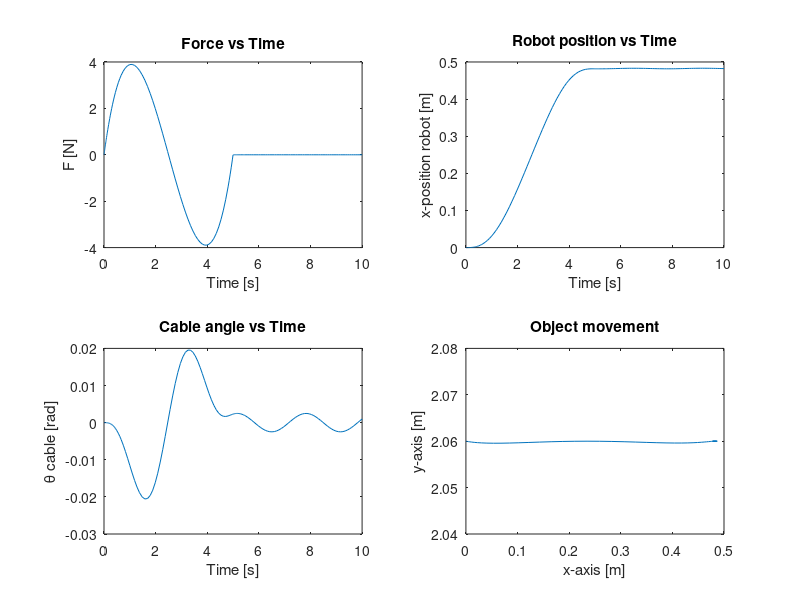
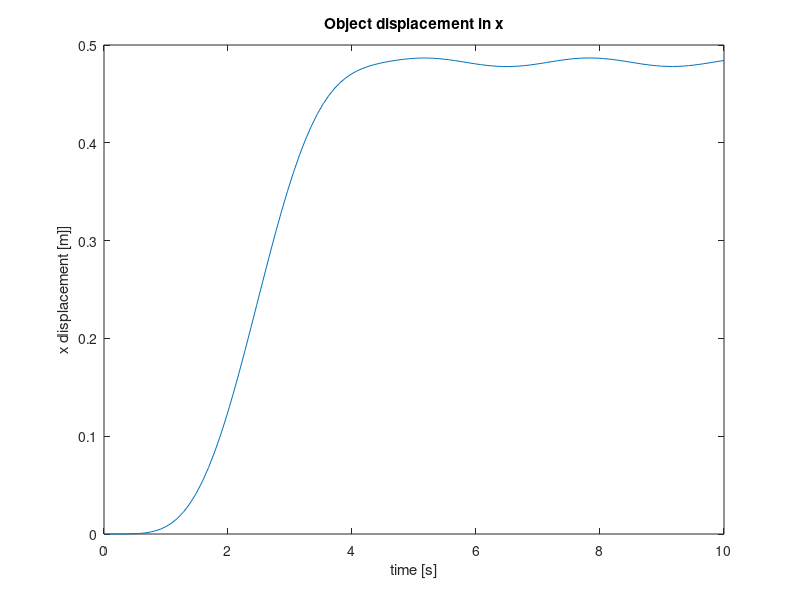
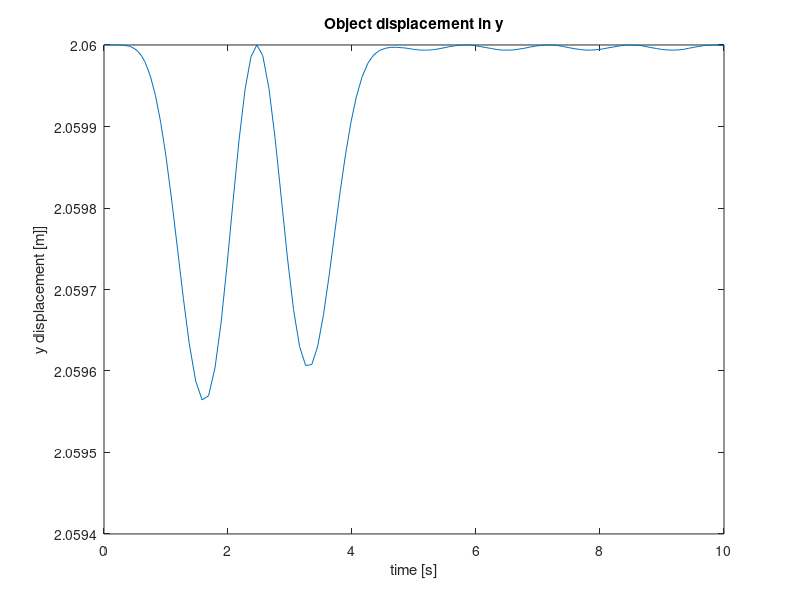

These charts were generated, in order, by the following MATLAB code:
clear all
close all
% Define your constants
m = 30; % robot mass
M = 5; % object mass
l = 2.06; % cable length
g = 9.81; % gravitational acceleration
omega = sqrt(g/l); %natural frequency
T = 2*pi/omega; %swing period
t_swing = T/2; %swing time
h = 0.24; %crate height
B = 0.3; %crate width
d = 0.4; %crate depth


R = sqrt(B^2/4 + h^2);
alpha = atan2(B,2*h);


% Initial conditions
initial_x = 0; % initial position
initial_vx = 0; % initial velocity in the x-direction
%initial_theta = -1.32; % initial angle
initial_theta = 0;
initial_vtheta = 0; % initial angular velocity
y0 = [initial_x; initial_vx; initial_theta; initial_vtheta];

t_loop = 5;

% Horizontal movement of robot
time = t_loop; 
L12 = 0.5; 
theta1 = -atan2(2,L12);
Lkantel = B/2 + R*cos(alpha+abs(theta1));
Ltot = (L12+Lkantel);

% Verhouding waarde 
ratio = Ltot/(time)^2;






% The force is defined by F = ma where a can be found from the motion law.
% s(tau) = 6tau^5 - 15tau^4 + 10tau^3
%s'(tau)= 30tau^4 - 60tau^3 + 30tau^2
%s''(tau) = 120tau^3 - 180tau^2 + 60tau
%d^2S/dt^2 = (Ltot/time^2)*s''(t/time)

%F_t = @(t) m*Ltot/(time^2) *(120*(t/time).^3 - 180*(t/time).^2 + 60*(t/time));

%Force= piecewise function
F_t = @(t) (t <= time) .* (m*Ltot./(time^2) .* (120*(t/time).^3 - 180*(t/time).^2 + 60*(t/time)));


% Define your functions f and g
f = @(x, theta, vx, vtheta, t) (F_t(t) + M * l * vtheta^2 * sin(theta) + M * g * sin(theta) * cos(theta)) / (M + m - M * cos(theta)^2);
g = @(x, theta, vx, vtheta, t) ((F_t(t) + M * l * vtheta^2 * sin(theta)) * -cos(theta) - (m + M) * g * sin(theta)) / (l * (M + m - M * cos(theta)^2));

% Define your system of equations
dxdt = @(t, y) [y(2); f(y(1), y(3), y(2), y(4), t)];
dthetadt = @(t, y) [y(4); g(y(1), y(3), y(2), y(4), t)];


% Solve the system of equations
t_start = 0;
t_end = time+5; % End time= duratin motion + time to look at oscillating behaviour
[t, y] = ode45(@(t,y) [dxdt(t,y); dthetadt(t,y)], [t_start, t_end], y0);

% Extract results
x = y(:,1);
theta = y(:,3);

%Object position
xobj = x + l*sin(theta);
yobj = l*cos(theta);

%Finding max amplitude of oscillation at the end
last_10_percent_time = t_end - 0.1 * (t_end - t_start);
last_10_percent_indices = t >= last_10_percent_time;
xobj_last_10_percent = xobj(last_10_percent_indices);
average_xobj_last_10_percent = mean(xobj_last_10_percent);


disp_value = abs(max(xobj));

disp(['Maximum x value: ', num2str(disp_value)])

disp(['Average last 10% of the time: ', num2str(average_xobj_last_10_percent)])

max_x_amp = max(xobj) - average_xobj_last_10_percent

figure
plot(t,xobj)
title('x')

%% 
% Plot F(t)
subplot(2,2,1)
plot(t, F_t(t));
xlabel('Time [s]');
ylabel('F [N]');
title('Force vs Time');

% Plot x(t) and theta(t)

subplot(2,2,2);
plot(t, x);
xlabel('Time [s]');
ylabel('x-position robot [m]');
title('Robot position vs Time');

subplot(2,2,3);
plot(t, theta);
xlabel('Time [s]');
ylabel('\theta cable [rad]');
title('Cable angle vs Time');


%Plot movement object
subplot(2,2,4)
plot(xobj,yobj)
xlabel('x-axis [m]')
ylabel('y-axis [m]')
title('Object movement')
ylim([2.04,2.08])


figure
plot(t,xobj)
xlabel('time [s]')
ylabel('x displacement [m]]')
title('Object displacement in x')

figure
plot(t,yobj)
xlabel('time [s]')
ylabel('y displacement [m]]')
title('Object displacement in y');


%% 

